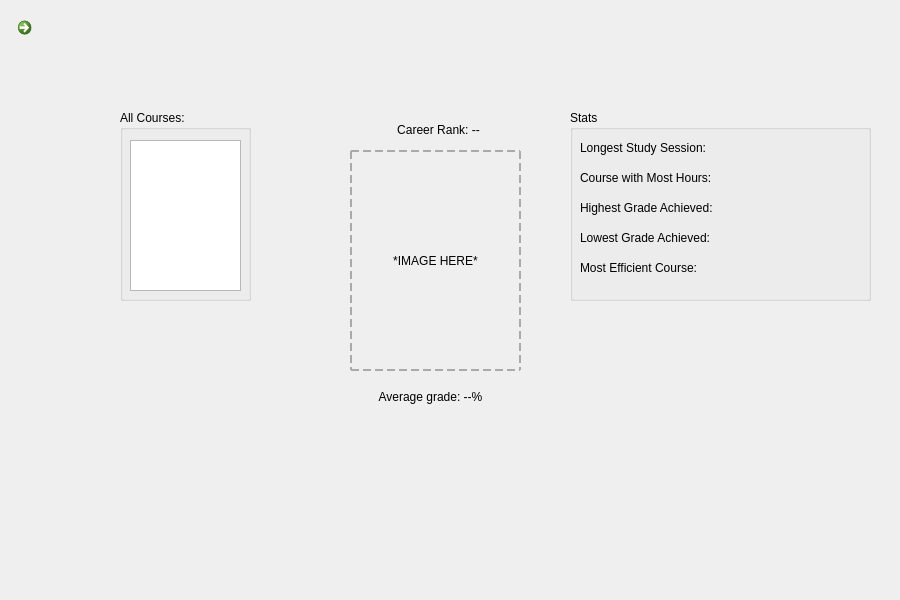
<?xml version="1.0" encoding="UTF-8"?>
<ui version="4.0">
 <class>AllCoursesPage</class>
 <widget class="QWidget" name="AllCoursesPage">
  <property name="geometry">
   <rect>
    <x>0</x>
    <y>0</y>
    <width>900</width>
    <height>600</height>
   </rect>
  </property>
  <property name="windowTitle">
   <string>Form</string>
  </property>
  <widget class="QGroupBox" name="statsGroupBox">
   <property name="geometry">
    <rect>
     <x>570</x>
     <y>110</y>
     <width>301</width>
     <height>191</height>
    </rect>
   </property>
   <property name="title">
    <string>Stats</string>
   </property>
   <widget class="QLabel" name="longestSessionLabel">
    <property name="geometry">
     <rect>
      <x>10</x>
      <y>30</y>
      <width>281</width>
      <height>16</height>
     </rect>
    </property>
    <property name="text">
     <string>Longest Study Session:</string>
    </property>
   </widget>
   <widget class="QLabel" name="mostHoursLabel">
    <property name="geometry">
     <rect>
      <x>10</x>
      <y>60</y>
      <width>281</width>
      <height>16</height>
     </rect>
    </property>
    <property name="text">
     <string>Course with Most Hours:</string>
    </property>
   </widget>
   <widget class="QLabel" name="highestGradeLabel">
    <property name="geometry">
     <rect>
      <x>10</x>
      <y>90</y>
      <width>281</width>
      <height>16</height>
     </rect>
    </property>
    <property name="text">
     <string>Highest Grade Achieved: </string>
    </property>
   </widget>
   <widget class="QLabel" name="lowestGradeLabel">
    <property name="geometry">
     <rect>
      <x>10</x>
      <y>120</y>
      <width>281</width>
      <height>16</height>
     </rect>
    </property>
    <property name="text">
     <string>Lowest Grade Achieved: </string>
    </property>
   </widget>
   <widget class="QLabel" name="efficientCourseLabel">
    <property name="geometry">
     <rect>
      <x>10</x>
      <y>150</y>
      <width>281</width>
      <height>16</height>
     </rect>
    </property>
    <property name="text">
     <string>Most Efficient Course: </string>
    </property>
   </widget>
  </widget>
  <widget class="QGroupBox" name="coursesGroupBox">
   <property name="geometry">
    <rect>
     <x>120</x>
     <y>110</y>
     <width>131</width>
     <height>191</height>
    </rect>
   </property>
   <property name="title">
    <string>All Courses:</string>
   </property>
   <widget class="QListWidget" name="coursesList">
    <property name="geometry">
     <rect>
      <x>10</x>
      <y>30</y>
      <width>111</width>
      <height>151</height>
     </rect>
    </property>
   </widget>
  </widget>
  <widget class="QLabel" name="averageGradeLabel">
   <property name="geometry">
    <rect>
     <x>340</x>
     <y>390</y>
     <width>181</width>
     <height>20</height>
    </rect>
   </property>
   <property name="text">
    <string>Average grade: --%</string>
   </property>
   <property name="alignment">
    <set>Qt::AlignmentFlag::AlignHCenter|Qt::AlignmentFlag::AlignTop</set>
   </property>
  </widget>
  <widget class="QLabel" name="careerRankLabel">
   <property name="geometry">
    <rect>
     <x>338</x>
     <y>120</y>
     <width>201</width>
     <height>20</height>
    </rect>
   </property>
   <property name="text">
    <string>Career Rank: --</string>
   </property>
   <property name="alignment">
    <set>Qt::AlignmentFlag::AlignCenter</set>
   </property>
  </widget>
  <widget class="QCommandLinkButton" name="backButton">
   <property name="geometry">
    <rect>
     <x>10</x>
     <y>10</y>
     <width>31</width>
     <height>33</height>
    </rect>
   </property>
   <property name="cursor">
    <cursorShape>ArrowCursor</cursorShape>
   </property>
   <property name="text">
    <string/>
   </property>
   <property name="icon">
    <iconset theme="QIcon::ThemeIcon::WindowClose"/>
   </property>
   <property name="iconSize">
    <size>
     <width>16</width>
     <height>16</height>
    </size>
   </property>
  </widget>
  <widget class="QLabel" name="rankIconLabel">
   <property name="geometry">
    <rect>
     <x>350</x>
     <y>150</y>
     <width>171</width>
     <height>221</height>
    </rect>
   </property>
   <property name="styleSheet">
    <string notr="true">QLabel {
    border: 2px dashed #aaa;
    min-height: 100px;
    min-width: 100px;
}</string>
   </property>
   <property name="text">
    <string>*IMAGE HERE*</string>
   </property>
   <property name="alignment">
    <set>Qt::AlignmentFlag::AlignCenter</set>
   </property>
  </widget>
 </widget>
 <resources/>
 <connections/>
</ui>
